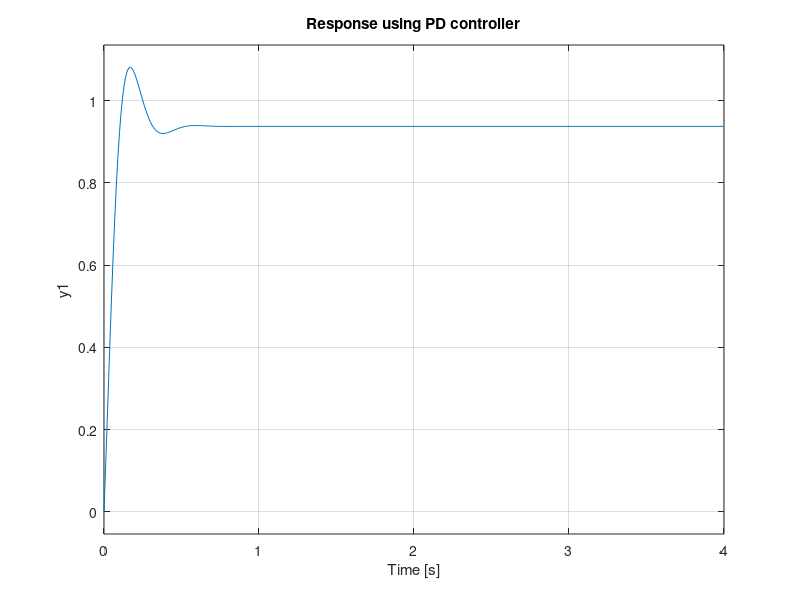
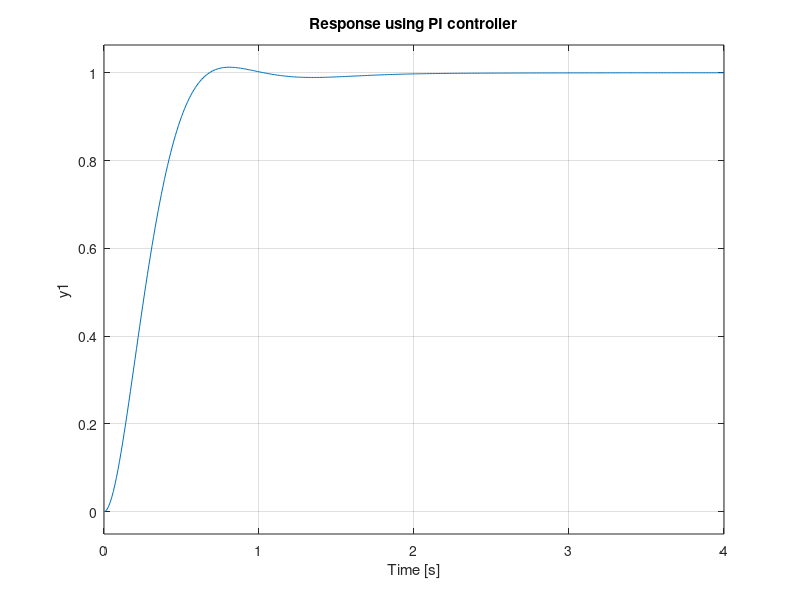
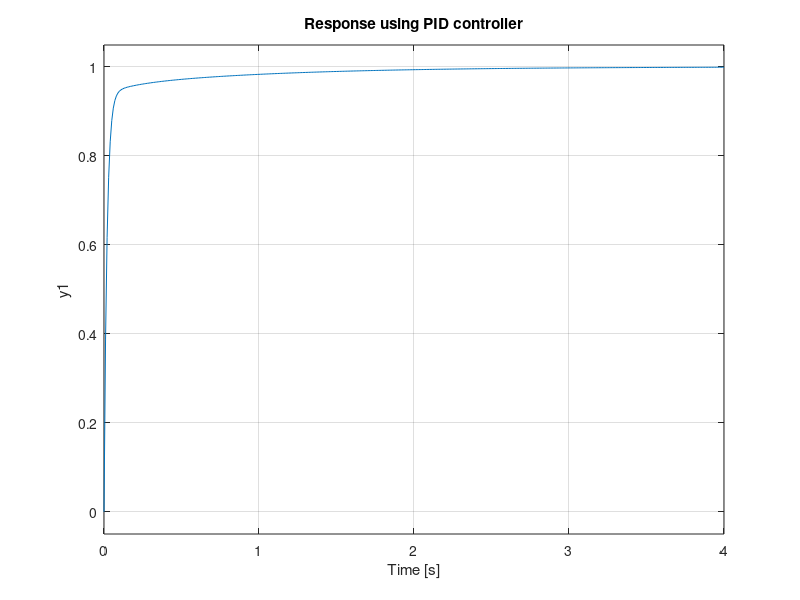

Source code (MATLAB) for these figures, in order:
% batch 17
clc;
clear all;
s = tf('s');
P = 1/(s^2 + 10*s + 20);
step(P)
Kp = 300;
C = pid(Kp)
T = feedback(C*P,1)
t = 0:0.01:4;
step(T,t)
title('Response using P controller')
figure(1)
%pd controller
Kp = 300;
Kd = 10;
C = pid(Kp,0,Kd)
T = feedback(C*P,1)
t = 0:0.01:4;
step(T,t)
title('Response using PD controller')
figure(2)
%pi controller
Kp = 30;
Ki = 70;
C = pid(Kp,Ki)
T = feedback(C*P,1)
t = 0:0.01:4;
step(T,t)
title('Response using PI controller')
figure(3)
%pid controller
Kp = 350;
Ki = 300;
Kd = 50;
C = pid(Kp,Ki,Kd)
T = feedback(C*P,1);
t = 0:0.01:4;
step(T,t)
title('Response using PID controller')
figure(4)
